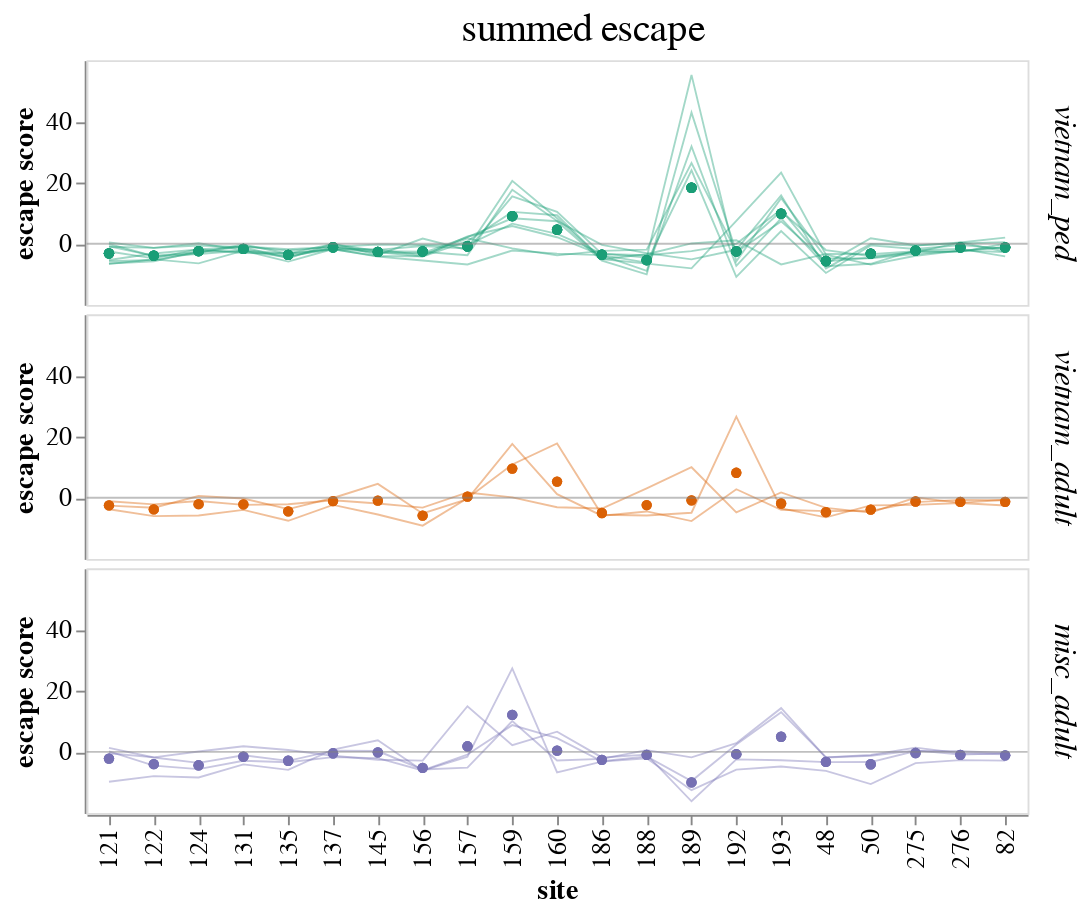

Source (notebook cell):
### Code cell
# filtered sites, line and scatter overlay
summed_escape_lineplot = (
    alt.Chart()
    .encode(
        x=alt.X("site", 
                title="site",
                sort=site_order
               ),
        y=alt.Y(
            "escape",
            scale=alt.Scale(
                # domain=[-5, 55],
                            # clamp=True
                           ),
            axis=alt.Axis(values=[0, 10, 20, 30, 40, 50]),
            title="escape score",
        ),
        color=alt.Color('cohort:N', 
                        legend=None,
                        sort=['vietnam_ped', 'vietnam_adult', 'misc_adult'],
                       ).scale(scheme='dark2'),
        detail='serum',
        tooltip=['serum', 'site', 'escape']
    )
    .mark_line(size=1, opacity=0.4, clip=True)
    .properties(width=500, height=130)
)

mean_points = (
    alt.Chart()
    .encode(
        x=alt.X("site", 
                title="site",
                sort=site_order
               ),
        y=alt.Y("mean_cohort_escape"),
        color=alt.Color('cohort:N', 
                        legend=None,
                        sort=['vietnam_ped', 'vietnam_adult', 'misc_adult'],
                       ).scale(scheme='dark2'),
        tooltip=['site', 'escape']
    )
    .mark_circle(size=30, opacity=0.75)
    # .properties(width=400, height=150)
)

x_axis = alt.Chart(pd.DataFrame({'y': [0]})).mark_rule(
    size=1, 
    opacity=0.5, color='gray').encode(y='y')

faceted_line_scatter_overlay = alt.layer(
    summed_escape_lineplot, mean_points, x_axis, data=escape_df_filtered
).facet(
    facet=alt.Facet(
        'cohort:N',
        sort=['vietnam_ped', 'vietnam_adult', 'misc_adult'],
        title='summed escape',
        header=alt.Header(
            titleFontSize=21,
            titleFontWeight='normal',
            titlePadding=5,
            labelFontSize=17,
            labelOrient='right',
            # labelAngle=0,
            labelFontStyle='italic'
        )
    ),
    spacing=3,
    columns=1
).configure_axis(
    grid=False,
    labelFontSize=14,
    titleFontSize=15,
)

faceted_line_scatter_overlay.save(
    'scratch_notebooks/figure_drafts/perth09_analysis/sitewise_escape_plots/230818911_perth09_escape_reordered.png',
    scale_factor=2.0
)

faceted_line_scatter_overlay

### Figure 1 — Vega-Lite specification as saved in the notebook (floating-point values rounded to 4 significant figures; data arrays with more than 128 entries replaced by an {"elided": "..."} marker saying what was removed)
{"config": {"view": {"continuousWidth": 300, "continuousHeight": 300}, "axis": {"grid": false, "labelFontSize": 14, "titleFontSize": 15}}, "data": {"name": "data-2041e55f243604b84e909e02a3e02006"}, "facet": {"field": "cohort", "header": {"labelFontSize": 17, "labelFontStyle": "italic", "labelOrient": "right", "titleFontSize": 21, "titleFontWeight": "normal", "titlePadding": 5}, "sort": ["vietnam_ped", "vietnam_adult", "misc_adult"], "title": "summed escape", "type": "nominal"}, "spec": {"layer": [{"mark": {"type": "line", "clip": true, "opacity": 0.4, "size": 1}, "encoding": {"color": {"field": "cohort", "legend": null, "scale": {"scheme": "dark2"}, "sort": ["vietnam_ped", "vietnam_adult", "misc_adult"], "type": "nominal"}, "detail": {"field": "serum", "type": "nominal"}, "tooltip": [{"field": "serum", "type": "nominal"}, {"field": "site", "type": "nominal"}, {"field": "escape", "type": "quantitative"}], "x": {"field": "site", "sort": ["121", "122", "124", "131", "135", "137", "145", "156", "157", "159", "160", "186", "188", "189", "192", "193", "48", "50", "275", "276", "82"], "title": "site", "type": "nominal"}, "y": {"axis": {"values": [0, 10, 20, 30, 40, 50]}, "field": "escape", "scale": {}, "title": "escape score", "type": "quantitative"}}}, {"mark": {"type": "circle", "opacity": 0.75, "size": 30}, "encoding": {"color": {"field": "cohort", "legend": null, "scale": {"scheme": "dark2"}, "sort": ["vietnam_ped", "vietnam_adult", "misc_adult"], "type": "nominal"}, "tooltip": [{"field": "site", "type": "nominal"}, {"field": "escape", "type": "quantitative"}], "x": {"field": "site", "sort": ["121", "122", "124", "131", "135", "137", "145", "156", "157", "159", "160", "186", "188", "189", "192", "193", "48", "50", "275", "276", "82"], "title": "site", "type": "nominal"}, "y": {"field": "mean_cohort_escape", "type": "quantitative"}}}, {"data": {"name": "data-06fd9f850666401b4599de5588b60692"}, "mark": {"type": "rule", "color": "gray", "opacity": 0.5, "size": 1}, "encoding": {"y": {"field": "y", "type": "quantitative"}}}], "height": 130, "width": 500}, "columns": 1, "spacing": 3, "$schema": "https://vega.github.io/schema/vega-lite/v5.8.0.json", "datasets": {"data-2041e55f243604b84e909e02a3e02006": {"elided": "336 records"}, "data-06fd9f850666401b4599de5588b60692": [{"y": 0}]}}
